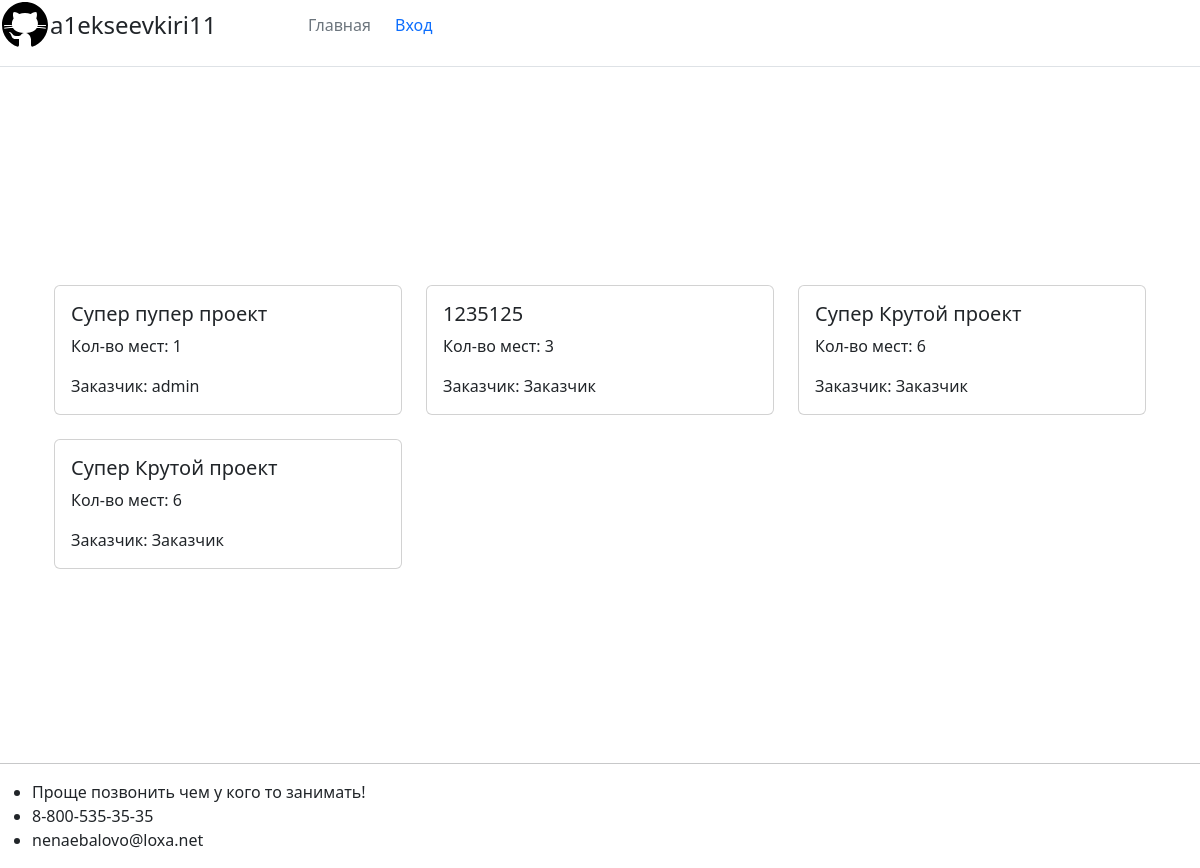
The page / on the database its author committed.
### showcase_projects/models.py (models this page shows, shortened)
class Project(models.Model):
    title = models.CharField(max_length=100)
    place = models.IntegerField(default=0)
    customer = models.ForeignKey(User, on_delete=models.CASCADE)

### showcase_projects/views.py (the view)
# urls.py: path('', ProjectListView.as_view(), name='home'),
class ProjectListView(ListView):
    model = Project
    template_name = 'showcase_projects/home.html'
    context_object_name = 'projects'
    def get_context_data(self, **kwargs):
        context = super().get_context_data(**kwargs)
        context['showButtonCreateProject'] = canAddProject(self.request.user)
        return context

### showcase_projects/permission.py (called while the page is built)
def canAddProject(user):
    return user.has_perm('showcase_projects.add_project')

### showcase_projects/templates/showcase_projects/home.html (shortened to what this page needs)
{% extends "showcase_projects/base.html" %}
{% block content %}
<div style="min-height: 85vh; display: flex; justify-content: center; align-items: center;">
    <div class="container mt-5">
        <div class="row mt-3">
            {% if projects %}
                {% for project in projects %}
                <div class="col-md-4 mb-4">
                    <div class="card">
                        <div class="card-body">
                            <h5 class="card-title">{{ project.title }}</h5>
                            <p class="card-text">Кол-во мест: {{ project.place }}</p>
                            <p class="card-text">Заказчик: {{ project.customer.username }}</p>
                        </div>
                    </div>
                </div>
                {% endfor %}
            {% else %}
                <h2>Проектов нет!</h2>
            {% endif %}
        </div>
    </div>
</div>
{% endblock content %}

### rows shown on the page
Project: title "Супер пупер проект", place "1", customer.username "admin"
Project: title "1235125", place "3", customer.username "Заказчик"
Project: title "Супер Крутой проект", place "6", customer.username "Заказчик"
Project: title "Супер Крутой проект", place "6", customer.username "Заказчик"
